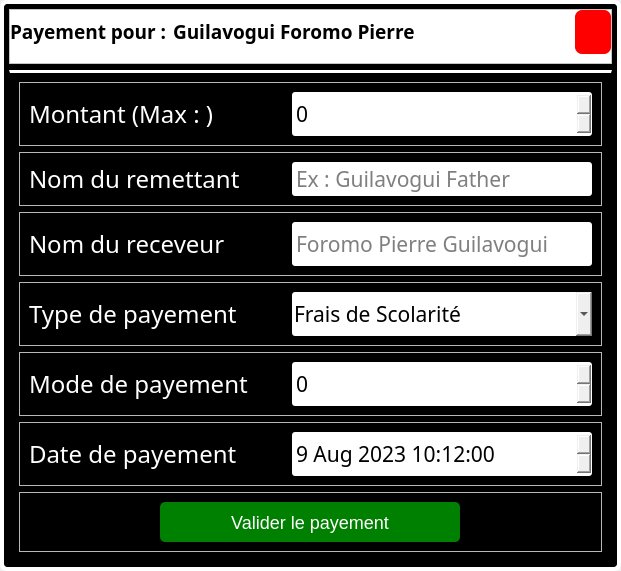
<?xml version="1.0" encoding="UTF-8"?>
<ui version="4.0">
 <class>payementFrais</class>
 <widget class="QDialog" name="payementFrais">
  <property name="geometry">
   <rect>
    <x>0</x>
    <y>0</y>
    <width>621</width>
    <height>567</height>
   </rect>
  </property>
  <property name="windowTitle">
   <string>Dialog</string>
  </property>
  <property name="styleSheet">
   <string notr="true"> #container{
	border:4px solid white;
	background-color:black;
	border-radius:7px;
	box-shadow: 6px 6px 7px red;
}

#frameHeader{
	background-color:white;
}

#frameHeader QLabel{
	color:black;
}

#fermerModalPayement{
	background-color:red;
	border-radius:7px;
}

QLabel{
	color:white;
}


#containerPayementContent{
	border-top:3px solid white;
}

QPushButton,QLineEdit,QSpinBox,
QDateTimeEdit,QComboBox 
{
	border-radius:3px;
	padding:2px;
	height:40px;
}

QPushButton:focus,QLineEdit:focus,QSpinBox:focus,
QDateTimeEdit:focus,QComboBox:focus
{
	border :1px solid blue;
}

#enregistrerPayementBtn{
	background-color:green;
	border-radius:5px;
	font-size:18px;
	color:white;
}
#enregistrerPayementBtn:hover{
	background-color:white;
	color:black;
	border:2px solid white;
}</string>
  </property>
  <layout class="QVBoxLayout" name="verticalLayout">
   <property name="spacing">
    <number>0</number>
   </property>
   <property name="leftMargin">
    <number>0</number>
   </property>
   <property name="topMargin">
    <number>0</number>
   </property>
   <property name="rightMargin">
    <number>0</number>
   </property>
   <property name="bottomMargin">
    <number>0</number>
   </property>
   <item>
    <widget class="QWidget" name="container" native="true">
     <layout class="QVBoxLayout" name="verticalLayout_2">
      <item alignment="Qt::AlignTop">
       <widget class="QFrame" name="frameHeader">
        <property name="frameShape">
         <enum>QFrame::StyledPanel</enum>
        </property>
        <property name="frameShadow">
         <enum>QFrame::Raised</enum>
        </property>
        <layout class="QHBoxLayout" name="horizontalLayout">
         <property name="leftMargin">
          <number>0</number>
         </property>
         <property name="topMargin">
          <number>0</number>
         </property>
         <property name="rightMargin">
          <number>0</number>
         </property>
         <property name="bottomMargin">
          <number>9</number>
         </property>
         <item alignment="Qt::AlignLeft|Qt::AlignVCenter">
          <widget class="QLabel" name="label">
           <property name="font">
            <font>
             <family>Century Gothic</family>
             <pointsize>14</pointsize>
             <weight>75</weight>
             <bold>true</bold>
            </font>
           </property>
           <property name="text">
            <string>Payement pour :</string>
           </property>
           <property name="wordWrap">
            <bool>true</bool>
           </property>
          </widget>
         </item>
         <item alignment="Qt::AlignVCenter">
          <widget class="QLabel" name="label_2">
           <property name="sizePolicy">
            <sizepolicy hsizetype="Expanding" vsizetype="Preferred">
             <horstretch>0</horstretch>
             <verstretch>0</verstretch>
            </sizepolicy>
           </property>
           <property name="font">
            <font>
             <family>Century Gothic</family>
             <pointsize>14</pointsize>
             <weight>75</weight>
             <bold>true</bold>
            </font>
           </property>
           <property name="text">
            <string>Guilavogui Foromo Pierre</string>
           </property>
           <property name="wordWrap">
            <bool>true</bool>
           </property>
          </widget>
         </item>
         <item>
          <widget class="QPushButton" name="fermerModalPayement">
           <property name="cursor">
            <cursorShape>PointingHandCursor</cursorShape>
           </property>
           <property name="toolTip">
            <string>Fermer le modal</string>
           </property>
           <property name="text">
            <string/>
           </property>
           <property name="icon">
            <iconset resource="../QSS/QSS_Resources.qrc">
             <normaloff>:/newPrefix/Icons/x-square.png</normaloff>:/newPrefix/Icons/x-square.png</iconset>
           </property>
           <property name="iconSize">
            <size>
             <width>32</width>
             <height>32</height>
            </size>
           </property>
          </widget>
         </item>
        </layout>
       </widget>
      </item>
      <item>
       <widget class="QFrame" name="containerPayementContent">
        <property name="sizePolicy">
         <sizepolicy hsizetype="Expanding" vsizetype="Expanding">
          <horstretch>0</horstretch>
          <verstretch>0</verstretch>
         </sizepolicy>
        </property>
        <property name="frameShape">
         <enum>QFrame::StyledPanel</enum>
        </property>
        <property name="frameShadow">
         <enum>QFrame::Raised</enum>
        </property>
        <layout class="QVBoxLayout" name="verticalLayout_3">
         <item>
          <widget class="QFrame" name="frame">
           <property name="frameShape">
            <enum>QFrame::StyledPanel</enum>
           </property>
           <property name="frameShadow">
            <enum>QFrame::Raised</enum>
           </property>
           <layout class="QHBoxLayout" name="horizontalLayout_2">
            <item>
             <widget class="QLabel" name="label_3">
              <property name="font">
               <font>
                <family>Century Gothic</family>
                <pointsize>18</pointsize>
               </font>
              </property>
              <property name="whatsThis">
               <string>&lt;html&gt;&lt;head/&gt;&lt;body&gt;&lt;p&gt;&lt;br/&gt;&lt;/p&gt;&lt;/body&gt;&lt;/html&gt;</string>
              </property>
              <property name="text">
               <string>Montant (Max : )</string>
              </property>
             </widget>
            </item>
            <item>
             <widget class="QSpinBox" name="spinBox">
              <property name="minimumSize">
               <size>
                <width>300</width>
                <height>0</height>
               </size>
              </property>
              <property name="maximumSize">
               <size>
                <width>300</width>
                <height>16777215</height>
               </size>
              </property>
              <property name="font">
               <font>
                <family>Century Gothic</family>
                <pointsize>16</pointsize>
               </font>
              </property>
              <property name="maximum">
               <number>999999999</number>
              </property>
             </widget>
            </item>
           </layout>
          </widget>
         </item>
         <item>
          <widget class="QFrame" name="frame_4">
           <property name="frameShape">
            <enum>QFrame::StyledPanel</enum>
           </property>
           <property name="frameShadow">
            <enum>QFrame::Raised</enum>
           </property>
           <layout class="QHBoxLayout" name="horizontalLayout_5">
            <item>
             <widget class="QLabel" name="label_6">
              <property name="font">
               <font>
                <family>Century Gothic</family>
                <pointsize>18</pointsize>
               </font>
              </property>
              <property name="text">
               <string>Nom du remettant</string>
              </property>
             </widget>
            </item>
            <item>
             <widget class="QLineEdit" name="lineEdit_2">
              <property name="minimumSize">
               <size>
                <width>300</width>
                <height>29</height>
               </size>
              </property>
              <property name="maximumSize">
               <size>
                <width>300</width>
                <height>16777215</height>
               </size>
              </property>
              <property name="font">
               <font>
                <family>Century Gothic</family>
                <pointsize>16</pointsize>
               </font>
              </property>
              <property name="placeholderText">
               <string>Ex : Guilavogui Father</string>
              </property>
             </widget>
            </item>
           </layout>
          </widget>
         </item>
         <item>
          <widget class="QFrame" name="frame_2">
           <property name="frameShape">
            <enum>QFrame::StyledPanel</enum>
           </property>
           <property name="frameShadow">
            <enum>QFrame::Raised</enum>
           </property>
           <layout class="QHBoxLayout" name="horizontalLayout_3">
            <item>
             <widget class="QLabel" name="label_4">
              <property name="font">
               <font>
                <family>Century Gothic</family>
                <pointsize>18</pointsize>
               </font>
              </property>
              <property name="text">
               <string>Nom du receveur</string>
              </property>
             </widget>
            </item>
            <item>
             <widget class="QLineEdit" name="lineEdit">
              <property name="minimumSize">
               <size>
                <width>300</width>
                <height>0</height>
               </size>
              </property>
              <property name="maximumSize">
               <size>
                <width>300</width>
                <height>16777215</height>
               </size>
              </property>
              <property name="font">
               <font>
                <family>Century Gothic</family>
                <pointsize>16</pointsize>
               </font>
              </property>
              <property name="placeholderText">
               <string>Foromo Pierre Guilavogui</string>
              </property>
             </widget>
            </item>
           </layout>
          </widget>
         </item>
         <item>
          <widget class="QFrame" name="frame_5">
           <property name="frameShape">
            <enum>QFrame::StyledPanel</enum>
           </property>
           <property name="frameShadow">
            <enum>QFrame::Raised</enum>
           </property>
           <layout class="QHBoxLayout" name="horizontalLayout_6">
            <item>
             <widget class="QLabel" name="label_7">
              <property name="font">
               <font>
                <family>Century Gothic</family>
                <pointsize>18</pointsize>
               </font>
              </property>
              <property name="text">
               <string>Type de payement</string>
              </property>
             </widget>
            </item>
            <item>
             <widget class="QComboBox" name="comboBox">
              <property name="minimumSize">
               <size>
                <width>300</width>
                <height>0</height>
               </size>
              </property>
              <property name="maximumSize">
               <size>
                <width>300</width>
                <height>16777215</height>
               </size>
              </property>
              <property name="font">
               <font>
                <family>Century Gothic</family>
                <pointsize>16</pointsize>
               </font>
              </property>
              <item>
               <property name="text">
                <string>Frais de Scolarité</string>
               </property>
              </item>
              <item>
               <property name="text">
                <string>Inscription</string>
               </property>
              </item>
              <item>
               <property name="text">
                <string>Réinscription</string>
               </property>
              </item>
             </widget>
            </item>
           </layout>
          </widget>
         </item>
         <item>
          <widget class="QFrame" name="frame_6">
           <property name="frameShape">
            <enum>QFrame::StyledPanel</enum>
           </property>
           <property name="frameShadow">
            <enum>QFrame::Raised</enum>
           </property>
           <layout class="QHBoxLayout" name="horizontalLayout_7">
            <item>
             <widget class="QLabel" name="label_8">
              <property name="font">
               <font>
                <family>Century Gothic</family>
                <pointsize>18</pointsize>
               </font>
              </property>
              <property name="text">
               <string>Mode de payement</string>
              </property>
             </widget>
            </item>
            <item>
             <widget class="QSpinBox" name="spinBox_2">
              <property name="minimumSize">
               <size>
                <width>300</width>
                <height>0</height>
               </size>
              </property>
              <property name="maximumSize">
               <size>
                <width>300</width>
                <height>16777215</height>
               </size>
              </property>
              <property name="font">
               <font>
                <family>Century Gothic</family>
                <pointsize>16</pointsize>
               </font>
              </property>
              <property name="maximum">
               <number>999999999</number>
              </property>
             </widget>
            </item>
           </layout>
          </widget>
         </item>
         <item>
          <widget class="QFrame" name="frame_3">
           <property name="frameShape">
            <enum>QFrame::StyledPanel</enum>
           </property>
           <property name="frameShadow">
            <enum>QFrame::Raised</enum>
           </property>
           <layout class="QHBoxLayout" name="horizontalLayout_4">
            <item>
             <widget class="QLabel" name="label_5">
              <property name="font">
               <font>
                <family>Century Gothic</family>
                <pointsize>18</pointsize>
               </font>
              </property>
              <property name="text">
               <string>Date de payement</string>
              </property>
             </widget>
            </item>
            <item>
             <widget class="QDateTimeEdit" name="dateTimeEdit">
              <property name="minimumSize">
               <size>
                <width>300</width>
                <height>0</height>
               </size>
              </property>
              <property name="maximumSize">
               <size>
                <width>300</width>
                <height>16777215</height>
               </size>
              </property>
              <property name="font">
               <font>
                <family>Century Gothic</family>
                <pointsize>16</pointsize>
               </font>
              </property>
              <property name="minimumDate">
               <date>
                <year>2023</year>
                <month>8</month>
                <day>9</day>
               </date>
              </property>
              <property name="minimumTime">
               <time>
                <hour>10</hour>
                <minute>12</minute>
                <second>0</second>
               </time>
              </property>
             </widget>
            </item>
           </layout>
          </widget>
         </item>
         <item>
          <widget class="QFrame" name="frame_7">
           <property name="frameShape">
            <enum>QFrame::StyledPanel</enum>
           </property>
           <property name="frameShadow">
            <enum>QFrame::Raised</enum>
           </property>
           <layout class="QHBoxLayout" name="horizontalLayout_8">
            <item>
             <widget class="QPushButton" name="enregistrerPayementBtn">
              <property name="minimumSize">
               <size>
                <width>300</width>
                <height>40</height>
               </size>
              </property>
              <property name="maximumSize">
               <size>
                <width>300</width>
                <height>40</height>
               </size>
              </property>
              <property name="cursor">
               <cursorShape>PointingHandCursor</cursorShape>
              </property>
              <property name="text">
               <string>Valider le payement</string>
              </property>
             </widget>
            </item>
           </layout>
          </widget>
         </item>
        </layout>
       </widget>
      </item>
     </layout>
    </widget>
   </item>
  </layout>
 </widget>
 <resources>
  <include location="../QSS/QSS_Resources.qrc"/>
 </resources>
 <connections/>
</ui>
